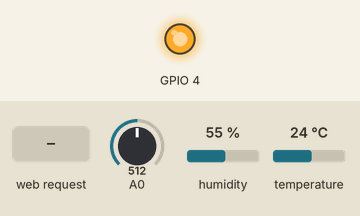
Simulated run of this sketch. Board: ESP8266 (NodeMCU). Shown: output pins drawn as LEDs (lit = HIGH). The inputs (shaded band) are chosen by the test bench; at power-on: A0 = 512, humidity 55 %, temperature 24 °C. WiFi joins after 1.5 s; servers stay silent unless stated; what the sketch prints to the serial monitor is not drawn.

Above: at 2.7 s.
2.8 s: HTTP request GET /Switch received
At 3.4 s:
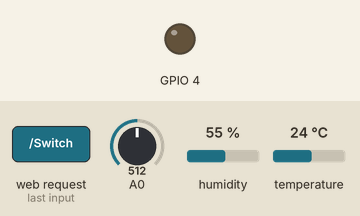
4.3 s: HTTP request GET / received
5.8 s: HTTP request GET /TemHum received
Timing chart, 0 to 8.8 s (numbered marks = the images above; inputs shaded):
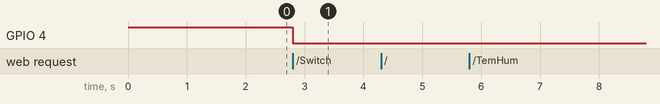

The sketch:

test1.ino
```cpp
#include <ESP8266WebServer.h>
#include <ESP8266WiFi.h>
#include <ArduinoJson.h>
#include <SimpleDHT.h>
#include "Ticker.h"

#define QUEUE_LENGTH 30
#define MAX_SRV_CLIENTS 5 //最大同时连接数

//发送数据缓存
StaticJsonDocument<200> doc;
int bufLen = 0;
byte sbuf[QUEUE_LENGTH * 2];

//火焰传感器 D5
int pinFire = 14;

//HC-SR501红外传感使用D7
int pinHCSR = 13;

//DHT11温湿度传感器使用D4
int pinDHT11 = 2;
SimpleDHT11 dht11(pinDHT11);

//TCP Server
WiFiServer tcpServer(8266);
WiFiClient serverClients[MAX_SRV_CLIENTS];

//Web Server
ESP8266WebServer webServer(80);

//网络名和密码
const char *ssid = "335Room";
const char *password = "helloworld";
//const char *ssid = "OPPO R11";
//const char *password = "rsijpkvs";

bool isLedTurnOn = false;
bool isReadData = false;
String Led_Content = "已关闭";

//温湿度数据
byte temQueue[QUEUE_LENGTH];
byte humQueue[QUEUE_LENGTH];

//定时调度
Ticker myTicker;
Ticker ticker2;

//网页
String ledReport = String("OFF");
String temReport = String("0");
String humReport = String("0");

String mainPage1 = String("") +
                   "<html5>" +
                   "    <head>" +
                   "        <meta charset = \"utf-8\"/>" +
                   "        <title>ESP8266局域网通信系统</title>" +
                   "        <style type=\"text/css\">" +
                   "            .qui-page{" +
                   "                position: absolute;" +
                   "                left: 200px;" +
                   "                width: 640px;" +
                   "                -webkit-transition: -webkit-transform 0.4s;" +
                   "                transition: transform 0.4s" +
                   "            }" +
                   "            .qui-header{" +
                   "                width: 100%;" +
                   "                height: 44px;" +
                   "                overflow:hidden;" +
                   "                background-color: #2bab79" +
                   "            }" +
                   "            .qui-header a {" +
                   "                display: block;" +
                   "                padding-left: 15px;" +
                   "                font-size: 18px;" +
                   "                text-align: center;" +
                   "                line-height: 44px;" +
                   "                color: white" +
                   "            }" +
                   "            .container{" +
                   "                width: 100%;" +
                   "                -webkit-box-sizing: border-box;" +
                   "                -moz-box-sizing: border-box;" +
                   "                box-sizing: border-box;" +
                   "                margin-top: 50px;" +
                   "                background-color: aliceblue" +
                   "            }" +
                   "            .container p{" +
                   "                text-align: center;" +
                   "                font-size: 24px;" +
                   "            }" +
                   "            .container a {" +
                   "                text - align: center;" +
                   "                font - size: 24px;" +
                   "                background - color: darkgrey" +
                   "			 }" +
                   "            .container canvas{" +
                   "                margin-left: 70px;" +
                   "                width: 500px;" +
                   "                height: 300px;" +
                   "                border: 1px solid black" +
                   "			 }" +
                   "            .qui-asides{" +
                   "                position: center;" +
                   "                left: -200px;" +
                   "                top: 0;" +
                   "                width: 200px" +
                   "            }" +
                   "            .qui-aside {" +
                   "                -webkit-transition: -webkit-transform 0.4s;" +
                   "                transition: transform 0.4s;" +
                   "                /*-webkit-overflow-scrolling: touch;*/" +
                   "                /*overflow-scrolling: touch;*/" +
                   "                position: fixed;" +
                   "                top: 0;" +
                   "                width: 200px;" +
                   "                bottom: 0;" +
                   "                overflow-y: scroll;" +
                   "                background-color: #2d3741" +
                   "            }" +
                   "            .qui-asideHead {" +
                   "                padding: 13px 10px 10px;" +
                   "            }" +
                   "            .qui-asideNav{" +
                   "            }" +
                   "            .qui-asideNav li {" +
                   "                border-top: 1px solid #232d34;" +
                   "                background-color: #36424b" +
                   "            }" +
                   "            .qui-asideNav li:nth-child(even) {" +
                   "                background-color: #364049" +
                   "            }" +
                   "            .qui-asideNav a {" +
                   "                display: block;" +
                   "                padding-left: 15px;" +
                   "                font-size: 16px;" +
                   "                line-height: 44px;" +
                   "                color: #ced1d5" +
                   "            }" +
                   "            .qui-asideTool {" +
                   "                border-top: 9px solid #232d34;" +
                   "                background-color: #2d3741" +
                   "            }" +
                   "            .qui-asideTool li{" +
                   "                border-top: 1px solid #232d34;" +
                   "                background-color: #364049" +
                   "            }" +
                   "            .qui-asideTool a {" +
                   "                display: block;" +
                   "                padding-left: 15px;" +
                   "                font-size: 16px;" +
                   "                line-height: 44px;" +
                   "                color: #ced1d5" +
                   "            }" +
                   "        </style>" +
                   "    </head>" +
                   "    <body>" +
                   "        <section class=\"qui-page\">" +
                   "            <!--header-->" +
                   "            <header class=\"qui-header\">" +
                   "                <a>ESP8266局域网通信系统</a>" +
                   "            </header>" +
                   "            <!--header end-->" +
                   "            <!--begin-->" +
                   "            <section class=\"container\">";
String mainPage2 = String("") +
                   "            </section>" +
                   "            <!--end-->" +
                   "        </section>" +
                   "        <!--侧边栏-->" +
                   "        <aside class=\"qui-asides\">" +
                   "            <section class=\"qui-aside\">" +
                   "                <section class=\"qui-asideHead\"></section>" +
                   "                <nav class=\"qui-asideNav\">" +
                   "                    <ul>" +
                   "                        <li><a href=\"/\" data-bn-ipg=\"mindex-left-nav-index\"><span>首页</span></a></li>" +
                   "                        <li><a href=\"LED\"><span>LED灯</span></a></li>" +
                   "                        <li><a href=\"TemHum\"><span>温湿数据</span></a></li>" +
                   "                        <li><a href=\"/\"><span>烟霾数据</span></a></li>" +
                   "                        <li><a href=\"/\"><span>火焰指数</span></a></li>" +
                   "                    </ul>" +
                   "                </nav>" +
                   "                <section class=\"qui-asideTool\">" +
                   "                    <ul>" +
                   "                        <li><a href=\"/\"><span>问题反馈</span></a></li>" +
                   "                        <li><a href=\"/\"><span>关于我们</span></a></li>" +
                   "                    </ul>" +
                   "                </section>" +
                   "            </section>" +
                   "        </aside>" +
                   "        <!--侧边栏-->" +
                   "    </body>" +
                   "</html5>";

String RewritePage(String postPage) //组合html
{
  String page = mainPage1 + postPage + mainPage2;
  return page;
}

void handleRoot()//访问主页
{
  byte tem = 0;
  byte hum = 0;
  dht11.read(&tem, &hum, NULL);
  temReport = String(tem);
  humReport = String(hum);
  String postPage = String("") +
                    "                <p>LED: " + ledReport + "</p>" +
                    "                <p>温度: " + temReport + "℃</p>" +
                    "                <p>湿度: " + humReport + "%</p>";
  String homePage = RewritePage(postPage);
  webServer.send(200, "text/html", homePage);
  Serial.println("用户访问了主页");
}

void handleLED()
{
  String postPage = String("") +
                    "                <p>LED" + Led_Content + "</p>" +
                    "                <p><a href = \"Switch\">开/关</a></p>";
  String ledPage = RewritePage(postPage);
  webServer.send(200, "text/html", ledPage);
  Serial.println("用户访问了LED页面");
}

void handleSwitch()
{
  if (isLedTurnOn == false)
  {
    digitalWrite(4, LOW);
    Serial.println("用户打开了LED");
    isLedTurnOn = true;
    Led_Content = "已打开";
    ledReport = "ON";
    handleLED();
  }
  else
  {
    digitalWrite(4, HIGH);
    Serial.println("用户关闭了LED");
    isLedTurnOn = false;
    Led_Content = "已关闭";
    ledReport = "OFF";
    handleLED();
  }
}

void handleTemHum()
{
  byte tem = 0;
  byte hum = 0;
  dht11.read(&tem, &hum, NULL);
  temReport = String(tem);
  humReport = String(hum);
  String postPage1 = String("") +
                     "                <p>温度:" + temReport + "℃&nbsp&nbsp&nbsp&nbsp&nbsp&nbsp&nbsp湿度:" + humReport + "%</p>" +
                     "                <p>温度历史曲线</p>" +
                     "                <canvas id=\"TemGraph\"></canvas>" +
                     "                <p>湿度历史曲线</p>" +
                     "                <canvas id=\"HumGraph\"></canvas>" +
                     "                <script type=\"text/javascript\">" +
                     "                    var canvas1 = document.getElementById(\'TemGraph\');" +
                     "                    var ctx1 = canvas1.getContext(\'2d\');" +
                     "                    ctx1.lineWidth = \"1px\";" +
                     "                    ctx1.strokeStyle = \"#999\";" +
                     "                    ctx1.moveTo(10, 25);" +
                     "                    ctx1.lineTo(10, 125);" +
                     "                    ctx1.lineTo(280, 125);";
  String postPage2 = String("") +
                     "                    ctx1.stroke();" +
                     "                    var canvas2 = document.getElementById(\'HumGraph\');" +
                     "                    var ctx2 = canvas2.getContext(\'2d\');" +
                     "                    ctx2.lineWidth = \"1px\";" +
                     "                    ctx2.strokeStyle = \"#999\";" +
                     "                    ctx2.moveTo(10, 25);" +
                     "                    ctx2.lineTo(10, 125);" +
                     "                    ctx2.lineTo(280, 125);";
  String postPage3 = String("") +
                     "                    ctx2.stroke();" +
                     "                </script>";
  String postPage = String("");
  //绘制温度曲线
  String graph1 = String("") + "                    ctx1.moveTo(10, " + (String)(125 - temQueue[0]) + ");";
  for (int i = 1; i < QUEUE_LENGTH - 1; i++)
  {
    graph1 += "                    ctx1.lineTo(" + (String)(10 + 9 * i) + ", " + (String)(125 - temQueue[i]) + ");";
  }
  //绘制湿度曲线
  String graph2 = String("") + "                    ctx2.moveTo(" + (String)(10) + ", " + (String)(125 - humQueue[0]) + ");";
  for (int i = 1; i < QUEUE_LENGTH - 1; i++) {
    graph2 += "                    ctx2.lineTo(" + (String)(10 + 9 * i) + ", " + (String)(125 - humQueue[i]) + ");";
  }
  postPage = postPage1 + graph1 + postPage2 + graph2 + postPage3;
  String temHumPage = RewritePage(postPage);
  webServer.send(200, "text/html", temHumPage);
  Serial.println("用户访问了温湿数据页面");
}

//获取当前温湿度
void getTH() {
  byte tem = 0;
  byte hum = 0;
  dht11.read(&tem, &hum, NULL);

  doc["CTemperature"] = String(tem);
  doc["CHumitiy"] = String(hum);
}

//获取历史温湿度
void getTHhistory() {
  uint8_t i;

  JsonArray Htemperature;
  JsonArray Hhumitiy;

  for (i = 0; i < QUEUE_LENGTH; i++) {
    Htemperature.add(temQueue[i]);
  }
  for (i = 0; i < QUEUE_LENGTH; i++) {
    Hhumitiy.add(humQueue[i]);
  }

  doc.add(Htemperature);
  doc.add(Hhumitiy);
}

void handleNotFound()
{
  webServer.send(404, "text/plain", "访问网页不存在");
  Serial.println("用户访问了一个不存在的网页");
}

void readData()
{
  isReadData = true;
}

void queueInit(byte queue[])
{
  for (int i = 0; i < QUEUE_LENGTH; i++)
  {
    queue[i] = 0;
  }
}

void queuePush(byte newdata, byte queue[])
{
  for (int i = 0; i < QUEUE_LENGTH - 1; i++)
  {
    queue[i] = queue[i + 1];
  }
  queue[QUEUE_LENGTH - 1] = newdata;
}

void fireDetect()
{
  int x = analogRead(A0);
  Serial.printf("Fire index: %d.\n", x);
  if(x >= 550)
  {
    digitalWrite(8, HIGH);
  }
  else
  {
    digitalWrite(8, LOW);
  }

}

void setup() {
  //初始化LED
  pinMode(4, OUTPUT);
  digitalWrite(4, HIGH);//熄灭LED
  ledReport = "OFF";

  //初始化串口
  Serial.begin(115200);
  Serial.println();

  //初始化网络并连接WiFi
  Serial.printf("Connecting to %s ", ssid);

  WiFi.mode(WIFI_AP_STA);
  WiFi.setAutoConnect(false);

  WiFi.begin(ssid, password);
  while (WiFi.status() != WL_CONNECTED)
  {
    delay(500);
    Serial.print(".");
  }
  Serial.println(" ");
  Serial.println("Connected");

  tcpServer.begin();
  tcpServer.setNoDelay(true);
  Serial.println("TCP Server started, IP Address: " + WiFi.localIP().toString() + "  Port: 8266");

  webServer.begin();
  Serial.printf("Web server started, open %s in a web browser\n", WiFi.localIP().toString().c_str());

  //温湿度初始化
  byte temperature = 0;
  byte humidity = 0;
  queueInit(temQueue);
  queueInit(humQueue);
  int err = SimpleDHTErrSuccess;
  if ((err = dht11.read(&temperature, &humidity, NULL)) == SimpleDHTErrSuccess) {
    //report1 = String("") + "<p>temperature/humitiy： " + temperature + "°C, " + humidity + "% "+ "</p>";
    temReport = String(temperature);
    humReport = String(humidity);
    queuePush(temperature, temQueue);
    queuePush(humidity, humQueue);
  }

  //初始化WebServer
  webServer.on("/", handleRoot);
  webServer.on("/LED", handleLED);
  webServer.on("/Switch", handleSwitch);
  webServer.on("/TemHum", handleTemHum);
  webServer.onNotFound(handleNotFound);
  webServer.begin();
  Serial.println("HTTP server started");

  //定时调度
  myTicker.attach(1, readData);
  ticker2.attach(2, fireDetect);
}

void loop() {

  //Web Server
  webServer.handleClient();
  if (isReadData == true) {
    byte tem = 0;
    byte hum = 0;
    int err = SimpleDHTErrSuccess;
    if ((err = dht11.read(&tem, &hum, NULL)) == SimpleDHTErrSuccess) {
      queuePush(tem, temQueue);
      queuePush(hum, humQueue);
    }
    isReadData = false;
  }

  //TCP Server
  uint8_t i;
  String quest = "";
  if (tcpServer.hasClient()) {
    for (i = 0; i < MAX_SRV_CLIENTS; i++) {
      //未连接时释放
      if (!serverClients[i] || !serverClients[i].connected()) {
        if (serverClients[i]) serverClients[i].stop();
        serverClients[i] = tcpServer.available();
        continue;
      }
    }
    WiFiClient serverClient = tcpServer.available();
    serverClient.stop();
  }

  for (i = 0; i < MAX_SRV_CLIENTS; i++) {
    if (serverClients[i] && serverClients[i].connected()) {
      //有链接时灯常亮
      digitalWrite(16, 0);
      if (serverClients[i].available()) {
        while (serverClients[i].available()) {
          quest += serverClients[i].read();
          Serial.write("Receive quest: " + serverClients[i].read());
          Serial.println("Receive quest : " + quest);
          //开灯

          if (quest == "0" || quest == "1") {
            handleSwitch();

          }

          //请求当前温湿度
          else if (quest == "50") {
            getTH();
            serializeJson(doc, serverClients[i]);
            serverClients[i].write('\n');
            Serial.printf("TCP client %d get current TH data： \n", i);
            serializeJson(doc, Serial);
            Serial.println();
            Serial.println();
            doc.clear();
          }

          //请求历史温湿度
          else if (quest == "51") {
            getTHhistory();
            serializeJson(doc, serverClients[i]);
            Serial.printf("TCP client %d get history TH data： \n", i);
            serializeJson(doc, Serial);
            Serial.println();
            Serial.println();
            doc.clear();
          }
        }
      }
    }
  }
}
```

Measured:
- after the input at 2.8 s, GPIO 4: HIGH → LOW at once
- after the input at 4.3 s, every drawn part: stays the same
- after the input at 5.8 s, every drawn part: stays the same
